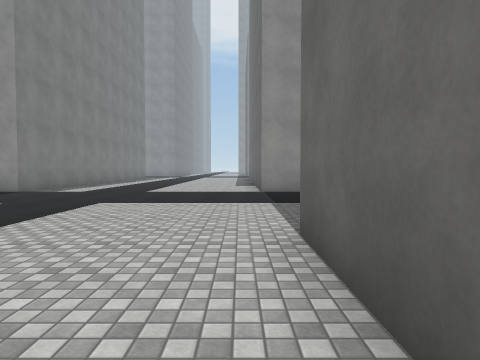
[1] (above)

24 first-person views from a walk through a scene from a Unity 3-D project. The camera is 1.4 m above the floor, tilts 2° down and sees 75° across. The floor is counted in squares, 2 m on a side. Each view is taken from the middle of a square. On the plan, view 1 faces up. The plan holds only what a view shows up to about 10 squares ahead; the rest is blank. The place goes on beyond the plan. The player character is not drawn. Surface patterns are stand-ins for the level's own textures.

[2]
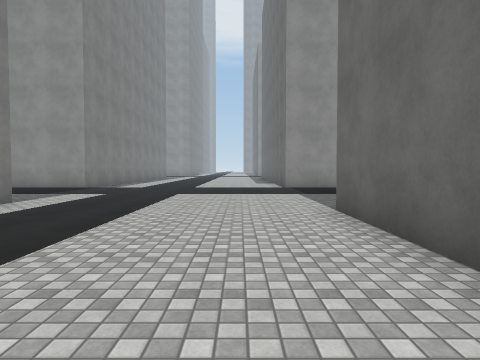

[3]
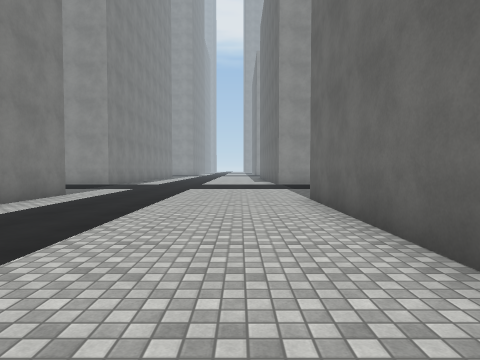

[4]
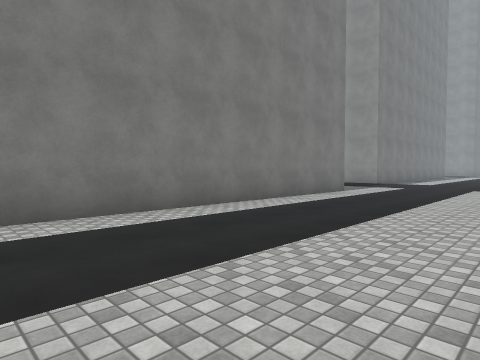

[5]
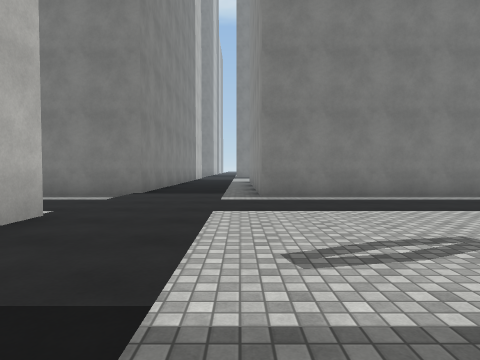

[6]
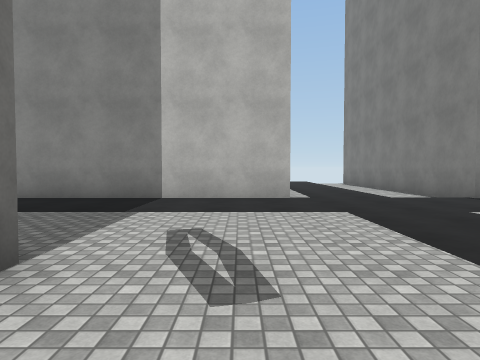

[7]
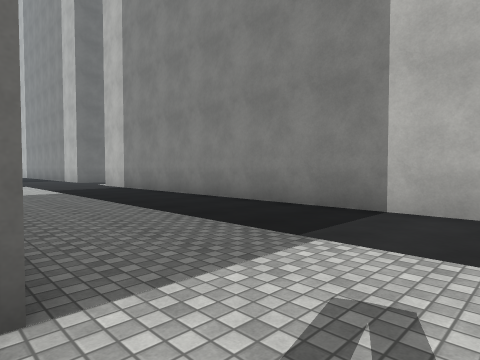

[8]
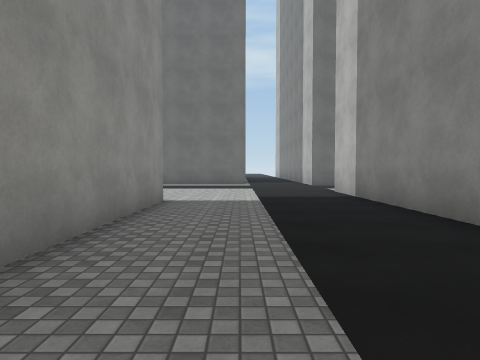

[9]
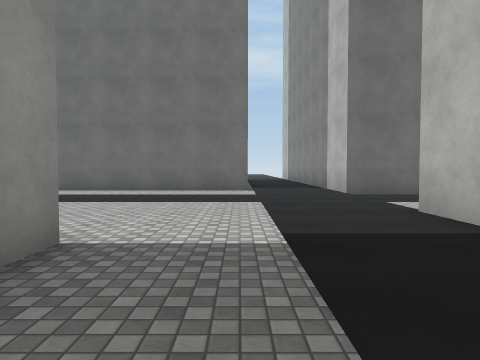

[10]
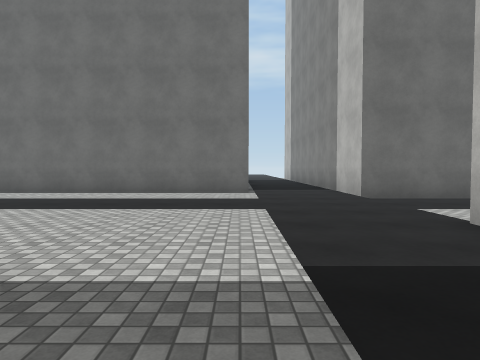

[11]
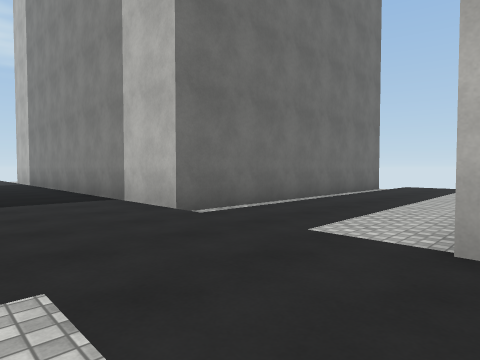

[12]
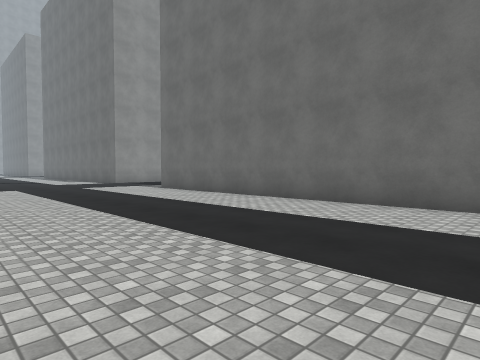

[13]
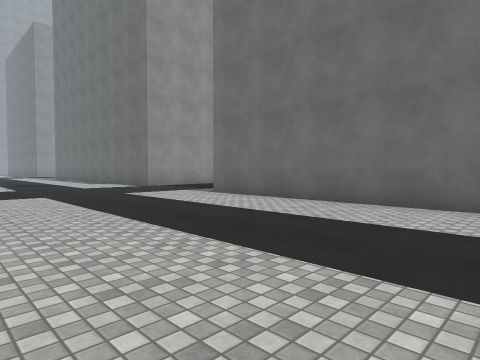

[14]
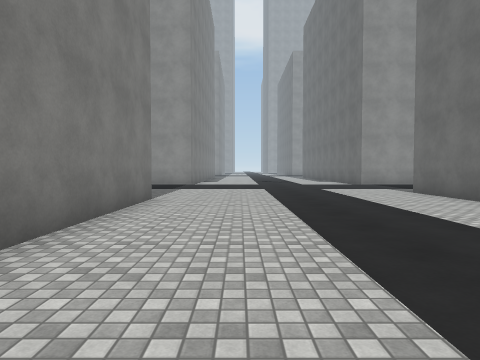

[15]
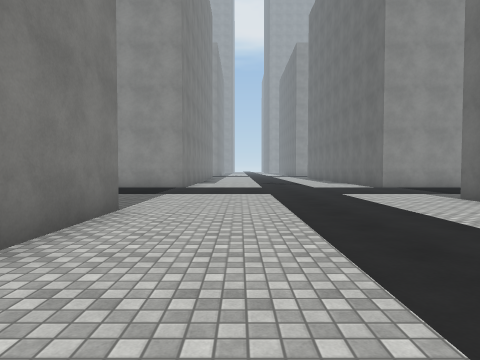

[16]
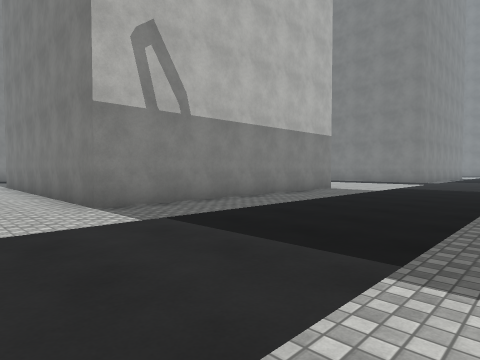

[17]
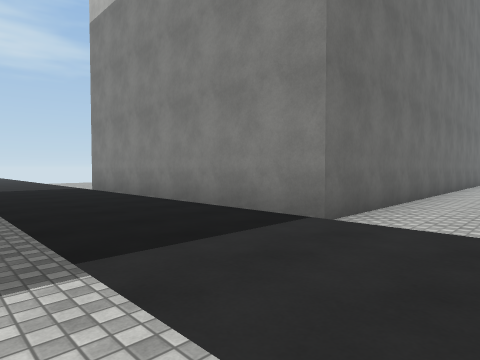

[18]
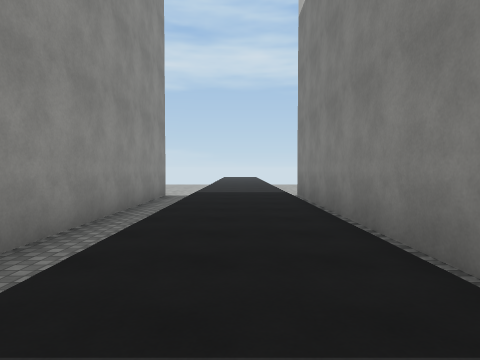

[19]
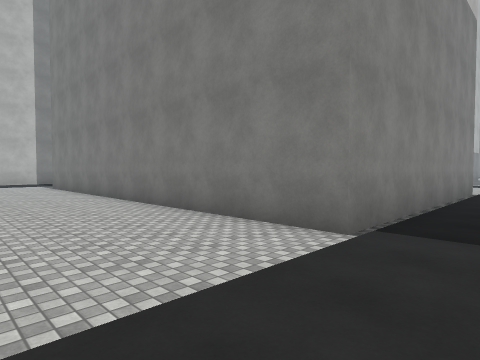

[20]
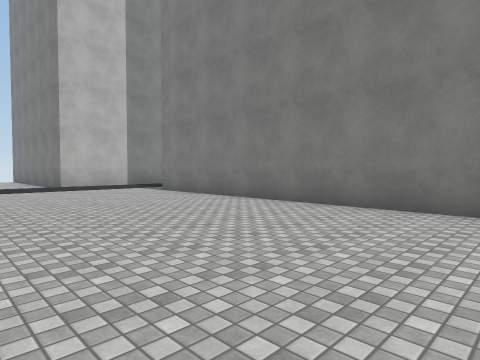

[21]
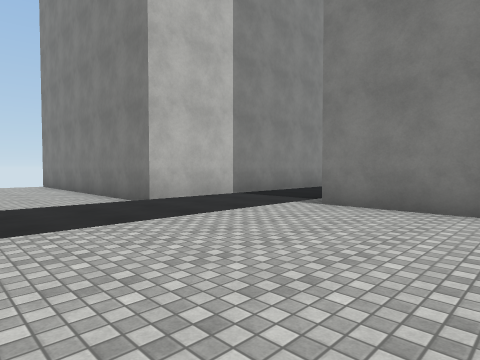

[22]
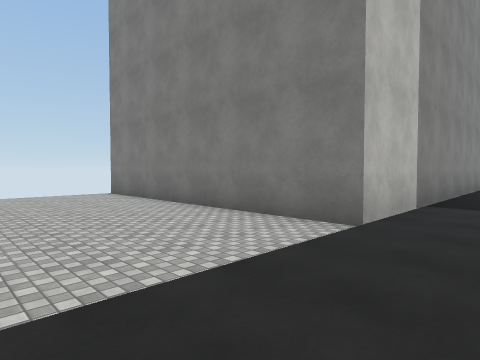

[23]
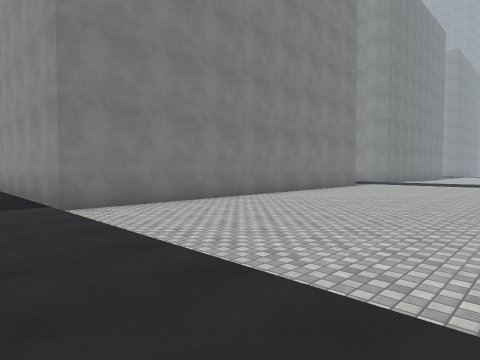

[24]
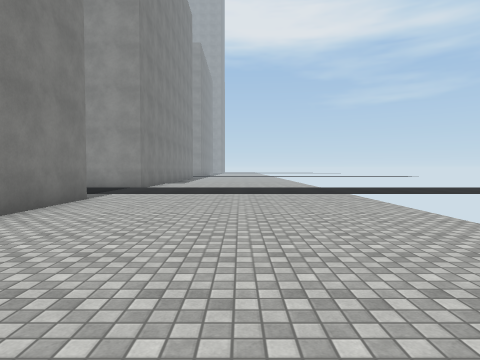

### Floor plan
Key: @ floor where view 1 was taken; # wall or solid block; . main floor; : floor 0.25 m higher than the main floor; / step, stairs or slope.
Columns run from 8 left of view 1 to 31 right of it. Each row starts with its distance up from view 1.
 10  #../:...##               #######
  9     /:         .....::............
  8  :::::::::::::::::::::::::::::::::::::::
  7  :::::::::::::::::::::::::::::::::::::::
  6  :::::::::::::::::::::::::::::::::::::::
  5   ../:..............::..#########......
  4   #./:..............::..#       #......
  3   #./:...#########..::..#       #......
  2   #./:...#       #..::..#       #......
  1   #./:...#       #..::..#       #......
  0   #./:..@#       #..::..#       #......
 -1   #./:...#       #..::..#       #......
 -2   #./:...#       #..::..#       #......
 -3   #./:...        #..::..#       #......
 -4   #./:...        #..::..#       #......
 -5   #./:...#  ######..::..#       #......
 -6 ###./:..............::..#       #......
 -7 ..../:..............::..#  ######......
 -8 ::::::::::::::::::::::::::::::::::::::::
 -9 ::::::::::::::::::::::::::::::::::::::::
-10 ###./:#############.::.############....
-11   #./:             .::.#          #....
-12   #./:             .::.#          #....
-13   #./:             .::.#          #....
-14                    .::.#          #....
-15                    .::.#          #....
-16                     ::.#          #....
-17                     ::.#          #....
-18                     ::            #....

Positions as (right, up) in squares from view 1, and headings:
1: (0, 0), facing up
2: (-1, -2), facing up
3: (-1, -4), facing up
4: (-1, -5), facing up-left
5: (2, -7), facing left
6: (-1, -3), facing down
7: (-1, -5), facing down-right
8: (2, -7), facing right
9: (6, -7), facing right
10: (7, -7), facing right
11: (10, -7), facing down-right
12: (10, -5), facing up-right
13: (10, -2), facing up-right
14: (11, -4), facing up
15: (11, -2), facing up
16: (11, 9), facing down-left
17: (14, 9), facing down-right
18: (15, 7), facing right
19: (28, 7), facing down-left
20: (30, 2), facing down-left
21: (30, -4), facing down-left
22: (31, -8), facing down-left
23: (31, -9), facing up-left
24: (28, -2), facing up
